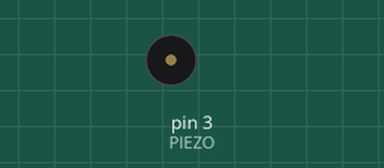
The sketch below on a simulated Arduino Uno, built with avr-gcc and run on an emulated ATmega328P. On the bench: buzzer (waves = sounding).

Above: at 0.2 s.
At 5.55 s:
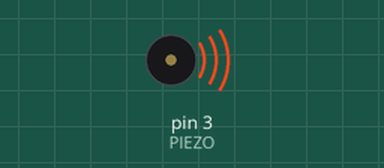
Timing chart, 0 to 5.8 s (numbered marks = the images above):
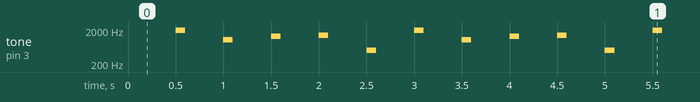

Measured:
- by itself, tone on pin 3 (PIEZO): repeats every 2.5 s: silent 0.40 s, 1047 Hz 0.10 s, silent 0.40 s, 1319 Hz 0.10 s, silent 0.40 s, 1397 Hz 0.10 s, silent 0.40 s, 500 Hz 0.10 s, silent 0.40 s, 1976 Hz 0.10 s

The sketch:

sketch.ino
```cpp
#include "pitch.h"
#define PIEZO 3

int counter = 0;
long pMillis = 0L;
int interval = 500;
const int seqLength = 5;
int toneSequence[seqLength] = {NOTE_A6, NOTE_B6, NOTE_C6, NOTE_E6, NOTE_F6};

void setup() {
  pinMode(PIEZO, OUTPUT);
}

void loop() {
  if (millis() - pMillis >= interval) {
    pMillis = millis();
    counter++;
    Serial.println(counter);
    tone(PIEZO, toneSequence[counter], 100);
  }

  if(counter >= seqLength){
    counter = 0;
  }
}
```

pitch.h
```cpp
#define NOTE_B0  31
#define NOTE_C1  33
#define NOTE_CS1 35
#define NOTE_D1  37
#define NOTE_DS1 39
#define NOTE_E1  41
#define NOTE_F1  44
#define NOTE_FS1 46
#define NOTE_G1  49
#define NOTE_GS1 52
#define NOTE_A1  55
#define NOTE_AS1 58
#define NOTE_B1  62
#define NOTE_C2  65
#define NOTE_CS2 69
#define NOTE_D2  73
#define NOTE_DS2 78
#define NOTE_E2  82
#define NOTE_F2  87
#define NOTE_FS2 93
#define NOTE_G2  98
#define NOTE_GS2 104
#define NOTE_A2  110
#define NOTE_AS2 117
#define NOTE_B2  123
#define NOTE_C3  131
#define NOTE_CS3 139
#define NOTE_D3  147
#define NOTE_DS3 156
#define NOTE_E3  165
#define NOTE_F3  175
#define NOTE_FS3 185
#define NOTE_G3  196
#define NOTE_GS3 208
#define NOTE_A3  220
#define NOTE_AS3 233
#define NOTE_B3  247
#define NOTE_C4  262
#define NOTE_CS4 277
#define NOTE_D4  294
#define NOTE_DS4 311
#define NOTE_E4  330
#define NOTE_F4  349
#define NOTE_FS4 370
#define NOTE_G4  392
#define NOTE_GS4 415
#define NOTE_A4  440
#define NOTE_AS4 466
#define NOTE_B4  494
#define NOTE_C5  523
#define NOTE_CS5 554
#define NOTE_D5  587
#define NOTE_DS5 622
#define NOTE_E5  659
#define NOTE_F5  698
#define NOTE_FS5 740
#define NOTE_G5  784
#define NOTE_GS5 831
#define NOTE_A5  880
#define NOTE_AS5 932
#define NOTE_B5  988
#define NOTE_C6  1047
#define NOTE_CS6 1109
#define NOTE_D6  1175
#define NOTE_DS6 1245
#define NOTE_E6  1319
#define NOTE_F6  1397
#define NOTE_FS6 1480
#define NOTE_G6  1568
#define NOTE_GS6 1661
#define NOTE_A6  1760
#define NOTE_AS6 1865
#define NOTE_B6  1976
#define NOTE_C7  2093
#define NOTE_CS7 2217
#define NOTE_D7  2349
#define NOTE_DS7 2489
#define NOTE_E7  2637
#define NOTE_F7  2794
#define NOTE_FS7 2960
#define NOTE_G7  3136
#define NOTE_GS7 3322
#define NOTE_A7  3520
#define NOTE_AS7 3729
#define NOTE_B7  3951
#define NOTE_C8  4186
#define NOTE_CS8 4435
#define NOTE_D8  4699
#define NOTE_DS8 4978
```
